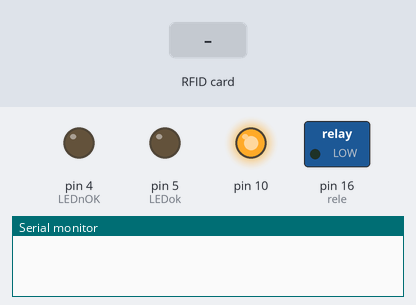
The sketch below on a simulated Arduino Uno, built with avr-gcc and run on an emulated ATmega328P. On the bench: switched loads named in the sketch (green lamp = pin HIGH), output pins drawn as LEDs (lit = HIGH), the last lines printed to the serial monitor. Dashed ring = blinking. Inputs (shaded band) come from the test bench.

Above: at 1.2 s.
1.3 s: RFID card 5E 7A 19 C4 held to the reader
At 1.53 s:
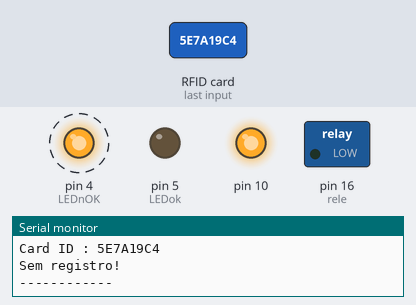
Timing chart, 0 to 4.8 s (numbered marks = the images above; inputs shaded):
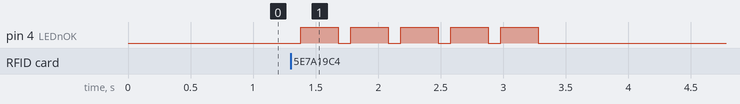

Measured:
- after the input at 1.3 s, pin 4 (LEDnOK): alternates HIGH for 0.30 s and LOW for 0.10 s, 10 changes in all, then stays LOW, starting after 0.08 s

The sketch:

TravaRFID.ino
```cpp
#include <SPI.h>
#include <MFRC522.h>
#define SS_PIN 15 //D8
#define RST_PIN 2 //D4
MFRC522 mfrc522(SS_PIN, RST_PIN);


//Código feito utilizando a placa ESP8266


int rele = 16;
int LEDok = 5;
int LEDnOK = 4;
int contLED = 0;

String card_list[13] = {/*Colocar códigos das TAGS aqui*/};
int total_card;
String card_num;

void setup() {
  Serial.begin(115200);
  SPI.begin();
  mfrc522.PCD_Init();
  Serial.println();

  pinMode(rele, OUTPUT);
  pinMode(LEDok, OUTPUT);
  pinMode(LEDnOK, OUTPUT);
}


void loop() {

  contLED++;
  delay(200);
  contador();

  if ( ! mfrc522.PICC_IsNewCardPresent() || ! mfrc522.PICC_ReadCardSerial()){
    return;
  }
  card_num = getCardNumber();
  showData();

}

String getCardNumber(){
  String UID = "";
  for (byte i = 0; i < mfrc522.uid.size; i++) {
    UID += String(mfrc522.uid.uidByte[i] < 0x10 ? "0" : "");
    UID += String(mfrc522.uid.uidByte[i], HEX);
  }
  UID.toUpperCase();
  return UID;


}

void contador(){
  if(contLED == 250){
    for(int i = 0; i <= 5; i++){
      digitalWrite(LEDok, HIGH);
      delay(100);
      digitalWrite(LEDok, LOW);
      digitalWrite(LEDnOK, HIGH);
      delay(100);
      digitalWrite(LEDnOK, LOW);
    }
    contLED = 0;
  }
}

void showData(){
  boolean user_found = false;
  total_card = sizeof(card_list)/sizeof(card_list[0]);

  for(int i=0;i<total_card;i++){
    String check_num = card_list[i];
    if(card_num.equals(check_num)){
      user_found = true;

      Serial.print("Card ID : ");
      Serial.println(card_num);
      Serial.println("Entrada liberada!");
      Serial.println("------------");

      tranca();
    }
  }
  if(user_found == false){
    Serial.print("Card ID : ");
    Serial.println(card_num);
    Serial.println("Sem registro!");
    Serial.println("------------");

    trancaNok();
  }
  delay(500);
}


void tranca(){
  digitalWrite(rele, HIGH);
  digitalWrite(LEDok, HIGH);
  delay(300);
  digitalWrite(rele, LOW);
  digitalWrite(LEDok, LOW);
  delay(100);

  for(int i = 1; i <=4; i++){
    digitalWrite(LEDok, HIGH);
    delay(300);
    digitalWrite(LEDok, LOW);
    delay(100);
  }
}

void trancaNok(){
  for(int i = 1; i <=5; i++){
    digitalWrite(LEDnOK, HIGH);
    delay(300);
    digitalWrite(LEDnOK, LOW);
    delay(100);
  }
}
```
